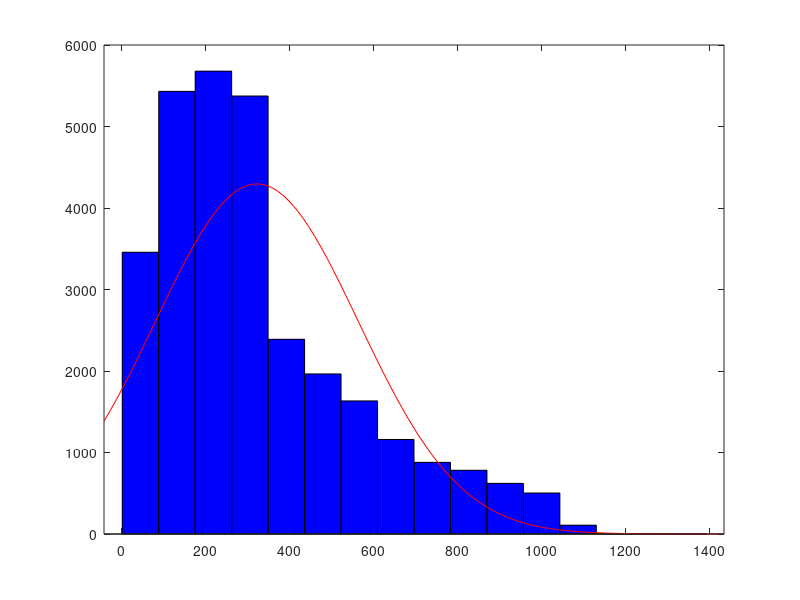

MATLAB code to generate this figure:
clear all
data = csvread("dataD.dat");
dataP = csvread("dataP.dat");
dataT = csvread("dataT.dat");

data(data>1500)=[];

nbins=10;
bins = 16;

h = histfit(data,bins)



%scatter(data,dataP);

std(data)
max(data)
min(data)
mean(data)
numberOnes = sum(data(1,:)==1) % find number of ones
above5 = (sum(data(1,:)>500) / length(data)) * 100
andel = (numberOnes / length(data)) * 100

